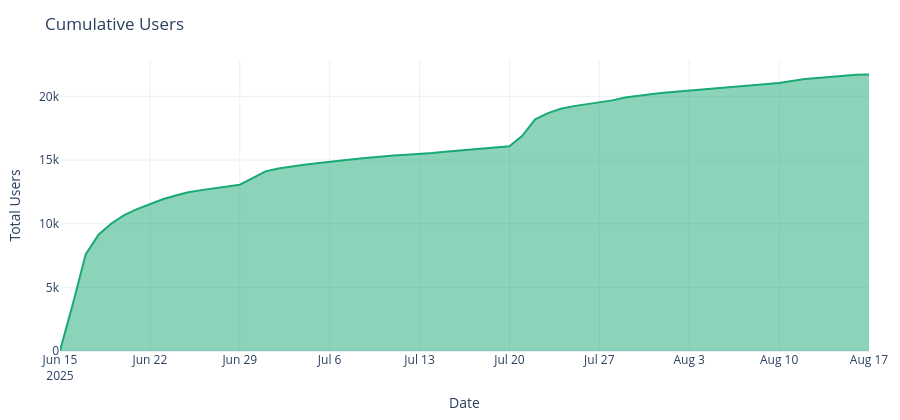

Write notebook code for a chart like this one.
### Markdown cell above
# Growth of users over time

Cumulative total of users across dates.

### Code cell
_ds = pd.to_datetime(df['created_at'], errors='coerce')
series = (
    pd.DataFrame({'date': _ds.dt.date})
      .dropna()
      .groupby('date')
      .size()
      .reset_index(name='count')
      .sort_values('date')
)
series['date'] = pd.to_datetime(series['date'])
series['cumulative'] = series['count'].cumsum()

fig = px.area(series, x='date', y='cumulative',
              title='Cumulative Users',
              labels={'date': 'Date', 'cumulative': 'Total Users'},
              color_discrete_sequence=['#19A974'])
fig.update_layout(height=max(DEFAULT_HEIGHT, 420))
fig.show()

save_plotly(fig, name='cumulative_users', description='Cumulative total of users over time', friendly_name='Cumulative Users')

### Figure 1 — Plotly figure (JSON) as saved in the notebook; plotly's stock layout.template omitted (floating-point values rounded to 4 significant figures)
{"data": [{"fillpattern": {"shape": ""}, "hovertemplate": "Date=%{x}<br>Total Users=%{y}<extra></extra>", "legendgroup": "", "line": {"color": "#19A974"}, "marker": {"symbol": "circle"}, "mode": "lines", "name": "", "orientation": "v", "showlegend": false, "stackgroup": "1", "type": "scatter", "x": ["2025-06-15T00:00:00", "2025-06-16T00:00:00", "2025-06-17T00:00:00", "2025-06-18T00:00:00", "2025-06-19T00:00:00", "2025-06-20T00:00:00", "2025-06-21T00:00:00", "2025-06-22T00:00:00", "2025-06-23T00:00:00", "2025-06-24T00:00:00", "2025-06-25T00:00:00", "2025-06-26T00:00:00", "2025-06-27T00:00:00", "2025-06-28T00:00:00", "2025-06-29T00:00:00", "2025-06-30T00:00:00", "2025-07-01T00:00:00", "2025-07-02T00:00:00", "2025-07-03T00:00:00", "2025-07-04T00:00:00", "2025-07-05T00:00:00", "2025-07-06T00:00:00", "2025-07-07T00:00:00", "2025-07-08T00:00:00", "2025-07-09T00:00:00", "2025-07-10T00:00:00", "2025-07-11T00:00:00", "2025-07-12T00:00:00", "2025-07-13T00:00:00", "2025-07-14T00:00:00", "2025-07-15T00:00:00", "2025-07-16T00:00:00", "2025-07-17T00:00:00", "2025-07-18T00:00:00", "2025-07-19T00:00:00", "2025-07-20T00:00:00", "2025-07-21T00:00:00", "2025-07-22T00:00:00", "2025-07-23T00:00:00", "2025-07-24T00:00:00", "2025-07-25T00:00:00", "2025-07-26T00:00:00", "2025-07-27T00:00:00", "2025-07-28T00:00:00", "2025-07-29T00:00:00", "2025-07-30T00:00:00", "2025-07-31T00:00:00", "2025-08-01T00:00:00", "2025-08-02T00:00:00", "2025-08-03T00:00:00", "2025-08-04T00:00:00", "2025-08-05T00:00:00", "2025-08-06T00:00:00", "2025-08-07T00:00:00", "2025-08-08T00:00:00", "2025-08-09T00:00:00", "2025-08-10T00:00:00", "2025-08-11T00:00:00", "2025-08-12T00:00:00", "2025-08-13T00:00:00", "2025-08-14T00:00:00", "2025-08-15T00:00:00", "2025-08-16T00:00:00", "2025-08-17T00:00:00"], "xaxis": "x", "y": [29, 3696, 7594, 9132, 10021, 10681, 11144, 11532, 11922, 12212, 12467, 12638, 12786, 12953, 13061, 13582, 14111, 14340, 14517, 14638, 14741, 14871, 14975, 15088, 15172, 15285, 15360, 15416, 15468, 15558, 15654, 15745, 15827, 15918, 16010, 16088, 16904, 18202, 18693, 19025, 19239, 19397, 19543, 19689, 19922, 20066, 20167, 20289, 20380, 20441, 20536, 20631, 20709, 20791, 20904, 20982, 21063, 21216, 21373, 21455, 21542, 21631, 21703, 21718], "yaxis": "y"}], "layout": {"height": 420, "legend": {"tracegroupgap": 0}, "title": {"text": "Cumulative Users"}, "xaxis": {"anchor": "y", "domain": [0, 1], "title": {"text": "Date"}}, "yaxis": {"anchor": "x", "domain": [0, 1], "title": {"text": "Total Users"}}}}
